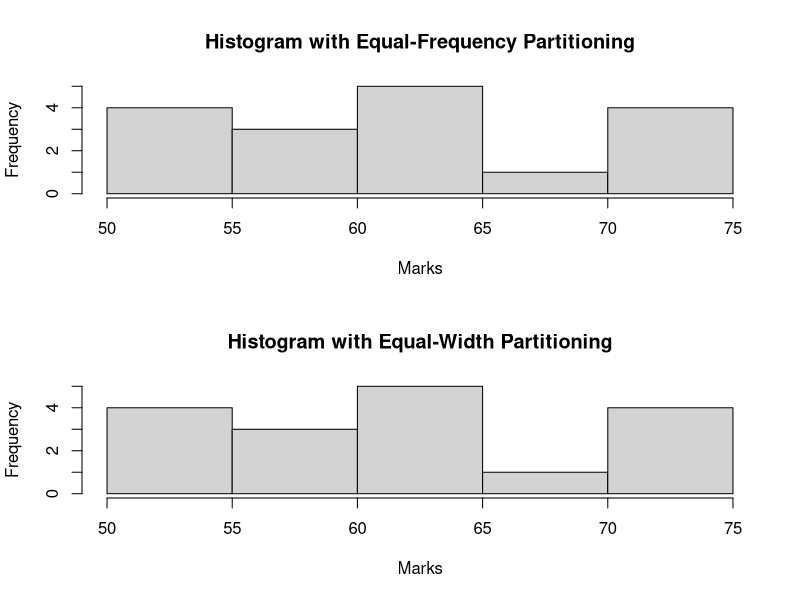

The R script that drew this image:
# Define the marks scored by the student
marks <- c(55, 60, 71, 63, 55, 65, 50, 55, 58, 59, 61, 63, 65, 67, 71, 72, 75)

# Plot the data points using a histogram
par(mfrow = c(2, 1))  # Set up a 2x1 grid for plots

# (a) Equal-frequency (equi-depth) partitioning
hist(marks, breaks = "FD", main = "Histogram with Equal-Frequency Partitioning",
     xlab = "Marks", ylab = "Frequency")

# (b) Equal-width partitioning
hist(marks, breaks = "Sturges", main = "Histogram with Equal-Width Partitioning",
     xlab = "Marks", ylab="Frequency")